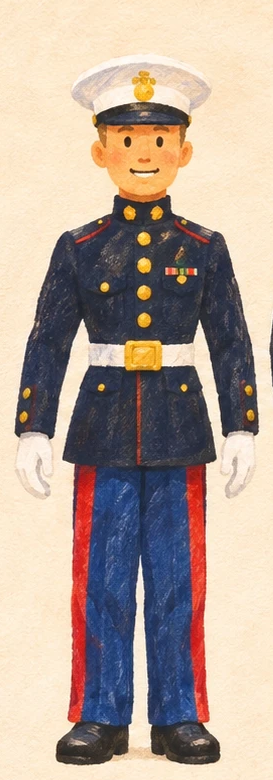
#> input picture usmap/closeup/turn/cut/body_a_front.png, 273 x 780 px; its folder holds 4 pictures in this run
$ python heads.py
#> lines starting #> are read from the running program, lines starting #| are printed output that depends on the picture; after the words box and inside, x2 and y2 are one past the last pixel; in counts of white or black regions, pixels touching at a corner belong together
"""Fit the expression heads (smile, open, oh, teeth, closed) onto each Marine's front body, so the front view can
talk and blink with the user's own painted faces. The fit is an affine found by ECC on the smile head against the
body's own head; every expression of that Marine uses the same fit (they are drawn on the same grid)."""
import os, json, numpy as np, cv2
HERE = os.path.dirname(os.path.abspath(__file__)); C = os.path.join(HERE, 'cut')
EX = ['smile', 'open', 'oh', 'teeth', 'closed']
def rd(n): return cv2.imread(os.path.join(C, n + '.png'), cv2.IMREAD_UNCHANGED)
#> called with n = 'body_a_front'
#> returned value is the input picture: shape (780, 273, 4); mean B, G, R, A 151.4, 162.8, 179.5, 129.2

out = {}
for who in 'ab':
    body = rd(f'body_{who}_front'); ba = body[..., 3] > 128
#> after `ba = body[..., 3] > 128`:
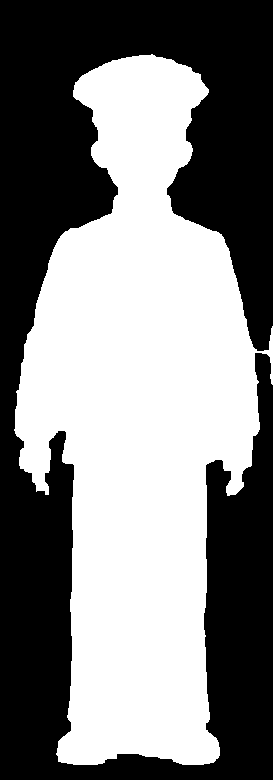
#> ba: shape (780, 273) bool; 50.7% white; 1 black region, box (x1, y1, x2, y2) and area: (0, 0, 273, 780) 105039
    rows = np.nonzero(ba.any(1))[0]; top = rows[0]
#> after `rows = np.nonzero(ba.any(1))[0]`: rows = 711 values from 54 to 764
#> after `top = rows[0]`: top = 54
    # neck: narrowest row in the upper part
    wid = np.array([np.ptp(np.nonzero(r)[0]) if r.any() else 999 for r in ba[:260]])
#> wid = 260 values, max 999 at index 0, min 1 at index 54, mean 286.8
    neck = top + 100 + int(np.argmin(wid[top + 100:top + 220]))
#> neck = 188
    sm = rd(f'face_{who}_smile'); fa = sm[..., 3] > 128
#> (the run stopped early here; a loop or call above may not have finished)
